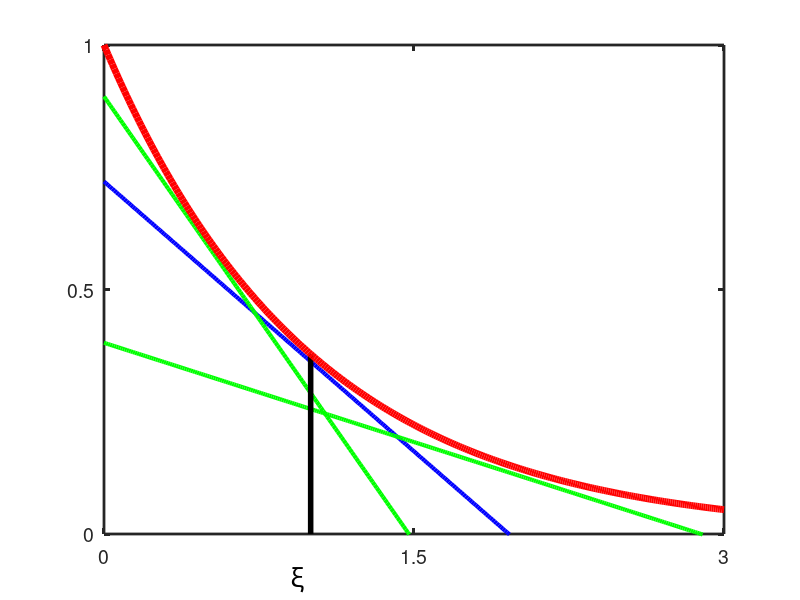

Reproduce this figure in MATLAB. (Note: this script raises an error after producing the figure.)
function optLowerbound
%% Lowerbound illustration

f = @(x) exp(-x);
domain = 0:0.01:3;
xi = 1;
offset = 0.015;
t1 = @(x) -exp(-xi)*x + f(xi)+exp(-xi)*xi-offset;
t2 = @(x) -exp(-0.5)*x + f(0.5)+exp(-0.5)*0.5-offset;
t3 = @(x) -exp(-2)*x + f(2)+exp(-2)*2-offset;


figure; hold on;

plot(domain,t1(domain),'-b','LineWidth',3);
plot(domain,t2(domain),'-g','LineWidth',3);
plot(domain,t3(domain),'-g','LineWidth',3);
plot([1 1],[0 f(1)],'-k','LineWidth',4);
plot(domain,f(domain),'-r','LineWidth',5);
axis([0 3 0 1]);
set(gca,'XTick',[0 1.5 3],'YTick',[0 0.5 1],'box','on',...
    'LineWidth',2,'FontSize',14);



annotation(gcf,'textbox',[0.365 0.01208 0.05599 0.1111],...
    'String',{'\xi'},...
    'FontSize',20,...
    'LineStyle','none');

printPmtkFigure 'optLowerbound';



end
